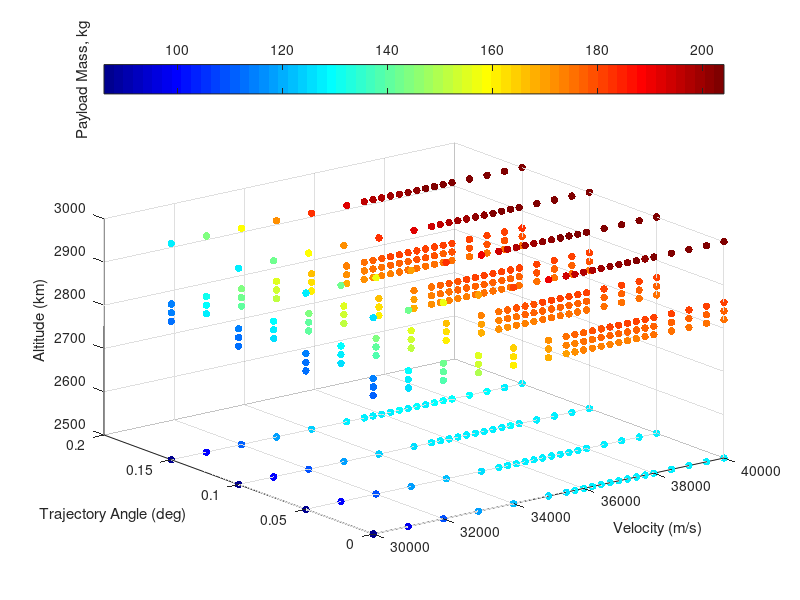

Write MATLAB code to recreate this figure. (Note: this script raises an error after producing the figure.)
% visualising third stage cost results
clear all
ThirdStageData = sortrows(dlmread('thirdstage.dat'));
Atmosphere = dlmread('atmosphere.txt');
% map = [0, 0, 0
%     0, 0, 0
%     .0, 0, 0
%     .2, 0, 0
%     .6, 0, 0.0
%     1.0, 0, 0];
% colormap(map)




colormap jet
scatter3(ThirdStageData(:,1),ThirdStageData(:,2),ThirdStageData(:,3),30,ThirdStageData(:,4), 'filled')

ylabel('Trajectory Angle (deg)')
xlabel('Velocity (m/s)')
zlabel('Altitude (km)')
c=colorbar('northoutside');
ylabel(c,'Payload Mass, kg')



[Alt,Angle,Vel,Payload] = thirdstagemanipulation('thirdstagefine.dat');

[meshAlt,meshAngle,meshVel] = meshgrid(Alt,Angle,Vel);

for i = 1:length(Alt)
    for j = 1:length(Angle)
        for k = 1: length(Vel)
            meshPayload(j,i,k) = interp3(meshAlt,meshAngle,meshVel,Payload,Alt(i),Angle(j),Vel(k));

        end
    end
end

figure(2)
ax1 = subplot(2,2,1);
colormap(gray)
C = contourf(meshAngle(:,:,4),meshAlt(:,:,4)/1000,meshPayload(:,:,10),13)

xlabel('Trajectory Angle (deg)')
ylabel('Altitude (km)')

title('2600 m/s')


ax2 = subplot(2,2,2);
colormap(gray)
C = contourf(meshAngle(:,:,5),meshAlt(:,:,5)/1000,meshPayload2,13)

xlabel('Trajectory Angle (deg)')
ylabel('Altitude (km)')

title('2800 m/s')

ax3 = subplot(2,2,3);
colormap(gray)
C = contourf(meshAngle(:,:,6),meshAlt(:,:,6)/1000,meshPayload3,13)

xlabel('Trajectory Angle (deg)')
ylabel('Altitude (km)')

title('3000 m/s')




ax4 = subplot(2,2,4);
colormap(gray)
C = contourf(meshAngle(:,:,6),meshAlt(:,:,6)/1000,meshPayload3,13)
c=colorbar('southoutside')
c.LimitsMode = 'manual'
c.Limits = [200 320]
xlabel('Trajectory Angle (deg)')
ylabel('Altitude (km)')
ylabel(c,'Payload Mass, kg')

set([ax1 ax2 ax3 ax4],'clim',[200 320]);


% slice(threeDMAT,[1,3,5],[],[])
% colormap hsv


% contourslice(threeDMAT,[1,3,6],[],[],10)



% getting maximum values
[max1,ind1] = max(threeDMAT,[],3);

[max2,ind2] = max(max1,[],2);

ind  = [ind1(ind2),ind2] % this really doesnt tell me much, as it wants very high altitude all the time





% plotting density


figure(4)
plot(Atmosphere(:,1)/1000,  Atmosphere(:,4)),'Color','k','LineWidth',0.8;
xlim([20,40])

xlabel('Altitude (km)')
ylabel('Density (kg/m^3)')


figure(5)

[meshAngle2,meshVel2,meshAlt2] = meshgrid(Angle,Vel,Alt);

colormap(gray)

colormap(flipud(colormap))
hx = slice(meshAngle2,meshVel2,meshAlt2./1000,threeDMAT,[],[2600:100:3000],[])

% [Xq,Yq,Zq] = meshgrid([0:.5:5],[2600:100:3000],[20000:500:40000]);
% threeDMATint = interp3(meshAngle2,meshVel2,meshAlt2,threeDMAT,Xq,Yq,Zq);
% hx = slice(Xq,Yq,Zq/1000,threeDMATint,[],[2600:100:3000],[]);

caxis([220 340]) 
c=colorbar('northoutside')
c.LimitsMode = 'manual'
c.Limits = [180 320]

set(hx, 'EdgeColor', 'none');

% set(hx, 'FaceColor', 'interp'); % use this to smooth
set(hx, 'FaceColor', 'flat');

xlabel('Trajectory Angle (deg)','FontSize',17)
ylabel('Velocity (m/s)','FontSize',17)
zlabel('Altitude (km)','FontSize',17)
ylabel(c,'Payload Mass, kg','FontSize',17)
